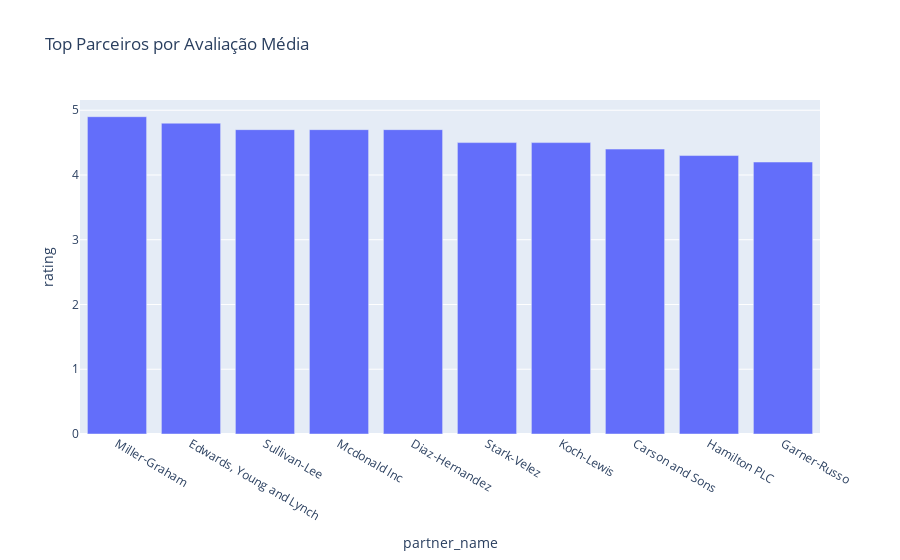

The notebook cell saved with this chart:
### Code cell
partner_ratings = df.groupby('partner_name')['rating'].mean().reset_index().sort_values(by='rating', ascending=False)

print("Média de avaliação por parceiro:")
print(partner_ratings.head(10))

top_partners = partner_ratings.head(10)
plt.figure(figsize=(10,5))
plt.bar(top_partners['partner_name'], top_partners['rating'], color='purple')
plt.xticks(rotation=45, ha='right')
plt.title('Top 10 Parceiros de Entrega por Avaliação')
plt.ylabel('Média de Avaliação')
plt.tight_layout()
plt.show()

fig = px.bar(top_partners, x='partner_name', y='rating', title='Top Parceiros por Avaliação Média')
fig.show()

### Figure 1 — Plotly figure (JSON) as saved in the notebook; plotly's stock layout.template omitted (floating-point values rounded to 4 significant figures)
{"data": [{"alignmentgroup": "True", "hovertemplate": "partner_name=%{x}<br>rating=%{y}<extra></extra>", "legendgroup": "", "marker": {"color": "#636efa", "pattern": {"shape": ""}}, "name": "", "offsetgroup": "", "orientation": "v", "showlegend": false, "textposition": "auto", "type": "bar", "x": ["Miller-Graham", "Edwards, Young and Lynch", "Sullivan-Lee", "Mcdonald Inc", "Diaz-Hernandez", "Stark-Velez", "Koch-Lewis", "Carson and Sons", "Hamilton PLC", "Garner-Russo"], "xaxis": "x", "y": [4.9, 4.8, 4.7, 4.7, 4.7, 4.5, 4.5, 4.4, 4.3, 4.2], "yaxis": "y"}], "layout": {"autosize": true, "barmode": "relative", "legend": {"tracegroupgap": 0}, "title": {"text": "Top Parceiros por Avaliação Média"}, "xaxis": {"anchor": "y", "autorange": true, "domain": [0, 1], "range": [-0.5, 9.5], "title": {"text": "partner_name"}, "type": "category"}, "yaxis": {"anchor": "x", "autorange": true, "domain": [0, 1], "range": [0, 5.158], "title": {"text": "rating"}, "type": "linear"}}}
